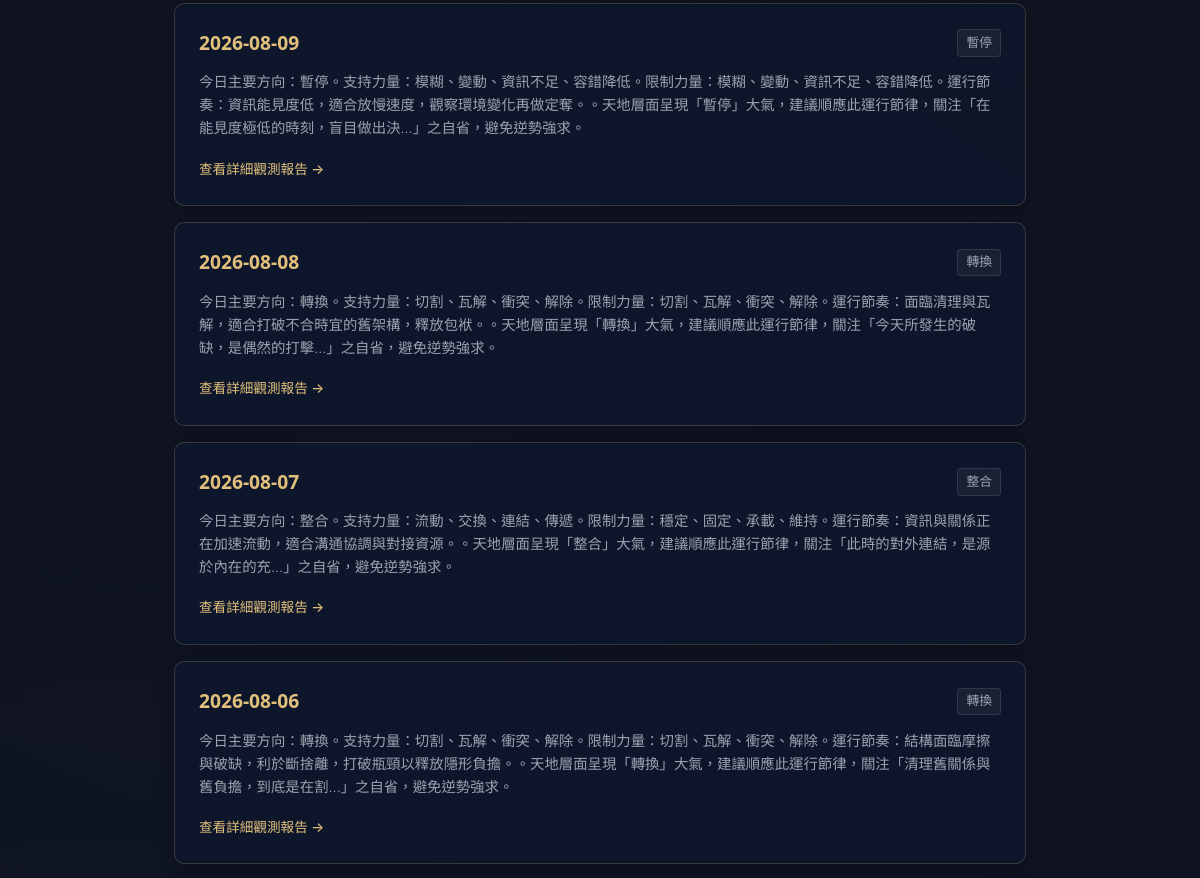
Page /archive (middle part) on the earlier database version.
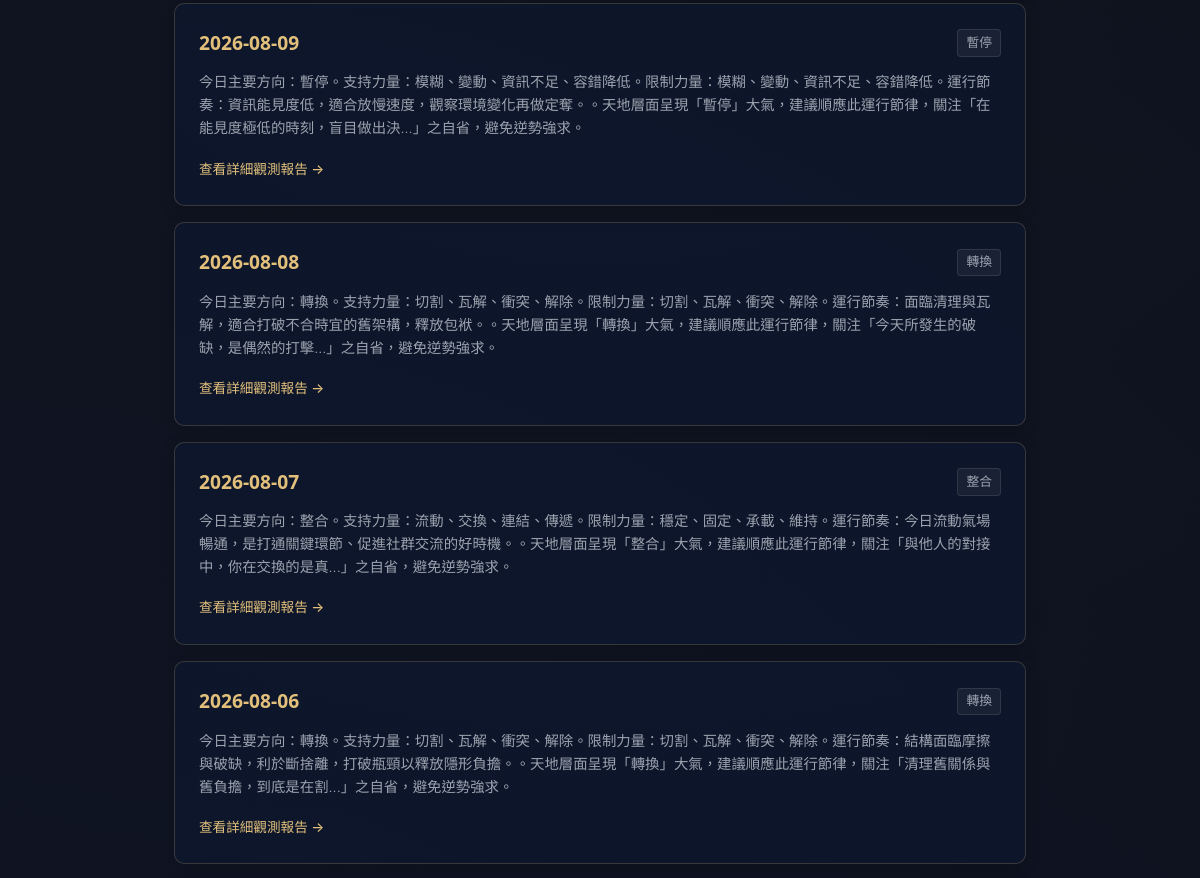
Same page on the later database version.
### tables this page shows
CREATE TABLE daily_states (
            id INTEGER PRIMARY KEY AUTOINCREMENT,
            date TEXT NOT NULL,
            timezone TEXT NOT NULL,
            city TEXT NOT NULL,
            raw_timing_data TEXT NOT NULL,
            semantic_vectors TEXT NOT NULL,
            primary_force TEXT NOT NULL,
            secondary_force TEXT NOT NULL,
            constraint_force TEXT NOT NULL,
            daily_rhythm TEXT NOT NULL,
            daily_summary TEXT NOT NULL,
            reflection_question TEXT NOT NULL,
            created_at TEXT NOT NULL,
            UNIQUE(date, timezone, city)
        );

### app.py (the view)
@app.get("/archive", response_class=HTMLResponse)
def read_archive(request: Request):
    states = get_all_daily_states()
    return templates.TemplateResponse(request=request, name="archive.html", context={"request": request, "states": states})

### templates/archive.html (shortened to what this page needs)
<!DOCTYPE html>
<html lang="zh-TW">
<head>
    <link rel="stylesheet" href="/static/style.css">
</head>
<body>
    <main class="container">
        <section class="archive-list-container">
            {% if states %}
                {% for st in states %}
                <div class="archive-item-card">
                    <div class="archive-date-row">
                        <span class="archive-date gold-text">{{ st.date }}</span>
                        <span class="archive-rhythm-badge">{{ st.daily_rhythm }}</span>
                    </div>
                    <p class="archive-summary">{{ st.daily_summary }}</p>
                    <a href="/date/{{ st.date }}" class="btn-text-gold">查看詳細觀測報告 →</a>
                </div>
                {% endfor %}
            {% else %}
                <div class="card empty-card">
                    <p>目前尚無歷史檔案記錄。請先在前台查詢或自動生成特定日期天時。</p>
                </div>
            {% endif %}
        </section>
    </main>
</body>
</html>

Differences in the rows shown:
removed daily_states: date "2026-08-07", daily_rhythm "整合", daily_summary "今日主要方向：整合。支持力量：流動、交換、連結、傳遞。限制力量：穩定、固定、承載、維持。運行節奏：資訊與關係正在加速流動，適合溝通協調與對接資源。。天地層面呈現「整合」大氣，建議順應此運行節律，關注「此時的對外連結，是源於內在的充...」之自省，避免逆勢強求。"
added daily_states: date "2026-08-07", daily_rhythm "整合", daily_summary "今日主要方向：整合。支持力量：流動、交換、連結、傳遞。限制力量：穩定、固定、承載、維持。運行節奏：今日流動氣場暢通，是打通關鍵環節、促進社群交流的好時機。。天地層面呈現「整合」大氣，建議順應此運行節律，關注「與他人的對接中，你在交換的是真...」之自省，避免逆勢強求。"
